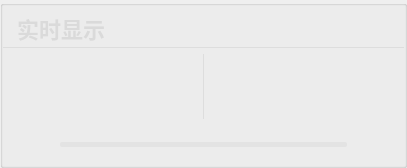
          <widget class="QGroupBox" name="groupBox_201">
           <property name="styleSheet">
            <string notr="true">#groupBox_201{
background-color: rgba(95, 95, 95, 200);
border: 0px solid #42adff;
border-left: 1px solid rgba(200, 200, 200,100);
border-right: 0px solid rgba(29, 83, 185, 255);
border-radius:0px;}</string>
           </property>
           <property name="title">
            <string/>
           </property>
           <layout class="QVBoxLayout" name="verticalLayout_4" stretch="0,1,0">
            <property name="leftMargin">
             <number>0</number>
            </property>
            <property name="topMargin">
             <number>0</number>
            </property>
            <property name="rightMargin">
             <number>0</number>
            </property>
            <property name="bottomMargin">
             <number>0</number>
            </property>
            <item>
             <widget class="QGroupBox" name="groupBox_3">
              <property name="minimumSize">
               <size>
                <width>0</width>
                <height>42</height>
               </size>
              </property>
              <property name="maximumSize">
               <size>
                <width>16777215</width>
                <height>42</height>
               </size>
              </property>
              <property name="styleSheet">
               <string notr="true">#groupBox_3{
border: 0px solid #42adff;
border-bottom: 1px solid rgba(200, 200, 200,100);
border-radius:0px;}</string>
              </property>
              <property name="title">
               <string/>
              </property>
              <layout class="QHBoxLayout" name="horizontalLayout_6">
               <property name="leftMargin">
                <number>11</number>
               </property>
               <property name="topMargin">
                <number>0</number>
               </property>
               <property name="rightMargin">
                <number>11</number>
               </property>
               <property name="bottomMargin">
                <number>0</number>
               </property>
               <item>
                <widget class="QLabel" name="label_6">
                 <property name="minimumSize">
                  <size>
                   <width>0</width>
                   <height>0</height>
                  </size>
                 </property>
                 <property name="maximumSize">
                  <size>
                   <width>16777215</width>
                   <height>40</height>
                  </size>
                 </property>
                 <property name="styleSheet">
                  <string notr="true">QLabel
{
	font-size: 22px;
	font-family: &quot;Microsoft YaHei&quot;;
	font-weight: bold;
 		border-radius:9px;
		background:rgba(66, 195, 255, 0);
color: rgb(218, 218, 218);
}
</string>
                 </property>
                 <property name="text">
                  <string>实时显示</string>
                 </property>
                </widget>
               </item>
               <item>
                <spacer name="horizontalSpacer_14">
                 <property name="orientation">
                  <enum>Qt::Horizontal</enum>
                 </property>
                 <property name="sizeHint" stdset="0">
                  <size>
                   <width>40</width>
                   <height>20</height>
                  </size>
                 </property>
                </spacer>
               </item>
               <item>
                <widget class="QLabel" name="fps_label">
                 <property name="minimumSize">
                  <size>
                   <width>100</width>
                   <height>40</height>
                  </size>
                 </property>
                 <property name="maximumSize">
                  <size>
                   <width>100</width>
                   <height>40</height>
                  </size>
                 </property>
                 <property name="styleSheet">
                  <string notr="true">QLabel
{
	font-size: 20px;
	font-family: &quot;Microsoft YaHei&quot;;
	font-weight: bold;
 		border-radius:9px;
		background:rgba(66, 195, 255, 0);
color: rgb(218, 218, 218);
}
</string>
                 </property>
                 <property name="text">
                  <string/>
                 </property>
                 <property name="alignment">
                  <set>Qt::AlignCenter</set>
                 </property>
                </widget>
               </item>
              </layout>
             </widget>
            </item>
            <item>
             <widget class="QSplitter" name="splitter">
              <property name="enabled">
               <bool>true</bool>
              </property>
              <property name="styleSheet">
               <string notr="true">#splitter::handle{background: 1px solid  rgba(200, 200, 200,100);}</string>
              </property>
              <property name="frameShape">
               <enum>QFrame::NoFrame</enum>
              </property>
              <property name="lineWidth">
               <number>10</number>
              </property>
              <property name="orientation">
               <enum>Qt::Horizontal</enum>
              </property>
              <property name="handleWidth">
               <number>1</number>
              </property>
              <widget class="Label_click_Mouse" name="raw_video">
               <property name="enabled">
                <bool>true</bool>
               </property>
               <property name="sizePolicy">
                <sizepolicy hsizetype="Ignored" vsizetype="Ignored">
                 <horstretch>0</horstretch>
                 <verstretch>0</verstretch>
                </sizepolicy>
               </property>
               <property name="minimumSize">
                <size>
                 <width>200</width>
                 <height>0</height>
                </size>
               </property>
               <property name="font">
                <font>
                 <family>微软雅黑</family>
                 <pointsize>36</pointsize>
                </font>
               </property>
               <property name="cursor">
                <cursorShape>ArrowCursor</cursorShape>
               </property>
               <property name="styleSheet">
                <string notr="true">color: rgb(218, 218, 218);
</string>
               </property>
               <property name="text">
                <string/>
               </property>
               <property name="scaledContents">
                <bool>false</bool>
               </property>
               <property name="alignment">
                <set>Qt::AlignCenter</set>
               </property>
              </widget>
              <widget class="Label_click_Mouse" name="out_video">
               <property name="enabled">
                <bool>true</bool>
               </property>
               <property name="sizePolicy">
                <sizepolicy hsizetype="Ignored" vsizetype="Ignored">
                 <horstretch>0</horstretch>
                 <verstretch>0</verstretch>
                </sizepolicy>
               </property>
               <property name="minimumSize">
                <size>
                 <width>200</width>
                 <height>0</height>
                </size>
               </property>
               <property name="font">
                <font>
                 <family>微软雅黑</family>
                 <pointsize>36</pointsize>
                </font>
               </property>
               <property name="cursor">
                <cursorShape>ArrowCursor</cursorShape>
               </property>
               <property name="styleSheet">
                <string notr="true">color: rgb(218, 218, 218);
</string>
               </property>
               <property name="text">
                <string/>
               </property>
               <property name="scaledContents">
                <bool>false</bool>
               </property>
               <property name="alignment">
                <set>Qt::AlignCenter</set>
               </property>
              </widget>
             </widget>
            </item>
            <item>
             <layout class="QHBoxLayout" name="horizontalLayout_12">
              <property name="leftMargin">
               <number>11</number>
              </property>
              <property name="rightMargin">
               <number>11</number>
              </property>
              <item>
               <widget class="QPushButton" name="runButton">
                <property name="minimumSize">
                 <size>
                  <width>40</width>
                  <height>40</height>
                 </size>
                </property>
                <property name="styleSheet">
                 <string notr="true">QPushButton {
border-style: solid;
border-width: 0px;
border-radius: 0px;
background-color: rgba(223, 223, 223, 0);
}
QPushButton::focus{outline: none;}
QPushButton::hover {
border-style: solid;
border-width: 0px;
border-radius: 0px;
background-color: rgba(223, 223, 223, 150);}</string>
                </property>
                <property name="text">
                 <string/>
                </property>
                <property name="icon">
                 <iconset resource="../apprcc.qrc">
                  <normaloff>:/img/icon/运行.png</normaloff>
                  <normalon>:/img/icon/暂停.png</normalon>
                  <disabledoff>:/img/icon/运行.png</disabledoff>
                  <disabledon>:/img/icon/暂停.png</disabledon>
                  <activeoff>:/img/icon/运行.png</activeoff>
                  <activeon>:/img/icon/暂停.png</activeon>
                  <selectedoff>:/img/icon/运行.png</selectedoff>
                  <selectedon>:/img/icon/暂停.png</selectedon>:/img/icon/运行.png</iconset>
                </property>
                <property name="iconSize">
                 <size>
                  <width>30</width>
                  <height>30</height>
                 </size>
                </property>
                <property name="checkable">
                 <bool>true</bool>
                </property>
               </widget>
              </item>
              <item>
               <widget class="QProgressBar" name="progressBar">
                <property name="maximumSize">
                 <size>
                  <width>16777215</width>
                  <height>5</height>
                 </size>
                </property>
                <property name="styleSheet">
                 <string notr="true">QProgressBar{ color: rgb(255, 255, 255); font:12pt; border-radius:2px; text-align:center; border:none; background-color: rgba(215, 215, 215,100);} 
QProgressBar:chunk{ border-radius:0px; background: rgba(55, 55, 55, 200);}</string>
                </property>
                <property name="maximum">
                 <number>1000</number>
                </property>
                <property name="value">
                 <number>0</number>
                </property>
                <property name="textVisible">
                 <bool>false</bool>
                </property>
               </widget>
              </item>
              <item>
               <widget class="QPushButton" name="stopButton">
                <property name="minimumSize">
                 <size>
                  <width>40</width>
                  <height>40</height>
                 </size>
                </property>
                <property name="styleSheet">
                 <string notr="true">QPushButton {
border-style: solid;
border-width: 0px;
border-radius: 0px;
background-color: rgba(223, 223, 223, 0);
}
QPushButton::focus{outline: none;}
QPushButton::hover {
border-style: solid;
border-width: 0px;
border-radius: 0px;
background-color: rgba(223, 223, 223, 150);}</string>
                </property>
                <property name="text">
                 <string/>
                </property>
                <property name="icon">
                 <iconset resource="../apprcc.qrc">
                  <normaloff>:/img/icon/终止.png</normaloff>:/img/icon/终止.png</iconset>
                </property>
                <property name="iconSize">
                 <size>
                  <width>30</width>
                  <height>30</height>
                 </size>
                </property>
               </widget>
              </item>
             </layout>
            </item>
           </layout>
          </widget>
